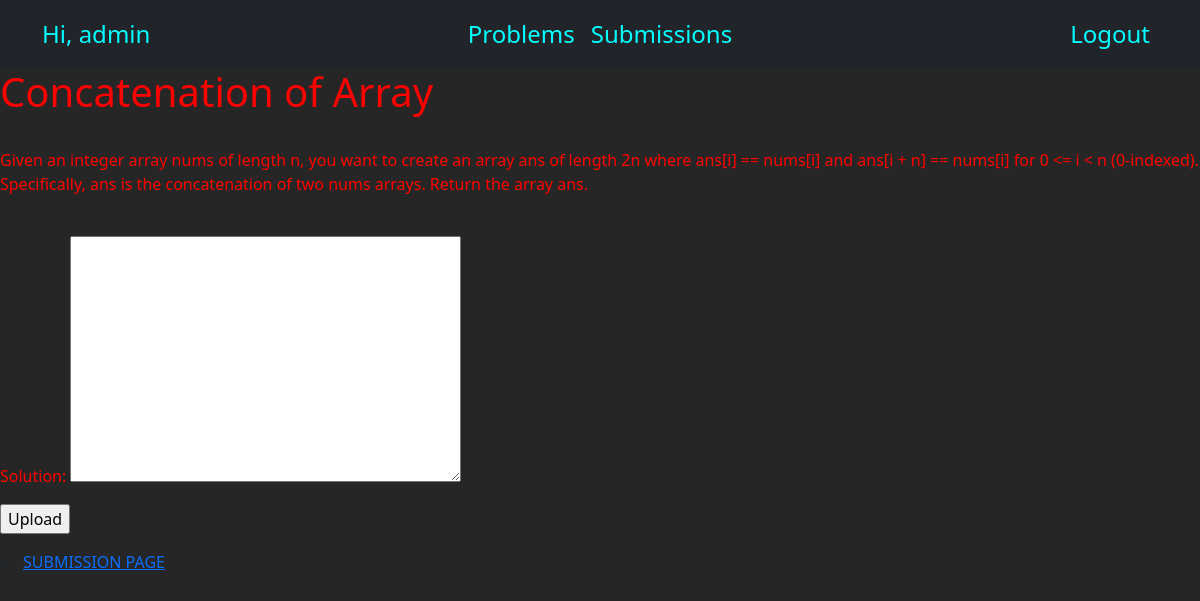
Page /OJ/problem/Concatenation of Array (signed in) on the committed database.
### OJ/models.py (models this page shows, shortened)
class Problem(models.Model):
    prob_name = models.CharField(max_length=100)
    prob_desc = models.CharField(max_length=10000)
    prob_diff = models.CharField(max_length=50)
    score = models.FloatField(default=0)

### OJ/views.py (the view)
# urls.py: path('problem/<str:question_name>',views.problem_details,name='problem_details'),
def problem_details(request, question_name):
    problem = get_object_or_404(Problem,prob_name=question_name)
    if request.method == 'POST':
        form = SubmitedCode(request.POST)
        if form.is_valid():
            code = form.cleaned_data['solution']
            submission = Submission()
            submission.user_Id = request.user
            submission.probId = problem
            submission.verdict = compiler(code,problem.pk)
            submission.save()
            try:
                userscore =User_score.objects.get(user_Id__pk= request.user.id )
                userscore.score = userscore.score + problem.score
                userscore.save()
            except:
                userscore = User_score(user_Id=request.user,score = problem.score)
                userscore.save()
    else:
        form = SubmitedCode()
    template = loader.get_template('OJ/detail.html')
    context = {'problem':problem,'form':form}
    return HttpResponse(template.render(context,request))

### OJ/forms.py
class SubmitedCode(forms.Form):
   solution = forms.CharField(widget=forms.Textarea)

### OJ/templates/OJ/detail.html (shortened to what this page needs)
<html>
<head>
		  <link href="https://cdn.jsdelivr.net/npm/bootstrap@5.0.2/dist/css/bootstrap.min.css" rel="stylesheet"
>
	  </head>
	  <div class="user_info">
		  {% if user.is_authenticated %}
		  <nav class="navbar navbar-light navbar-expand-md bg-dark justify-content-center">
			  <div class="container">
				  <a href="#" class="navbar-brand d-flex w-50 me-auto links_tag">Hi, {{user.username}} </a>
				  <div class="navbar-collapse collapse w-100" id="collapsingNavbar3">
					  <ul class="navbar-nav w-100 justify-content-center">
						  <li class="nav-item active">
							  <a class="nav-link links_tag" href="{% url 'OJ:problem' %}">Problems</a>
						  </li>
						  <li class="nav-item">
							  <a class="nav-link links_tag" href="{% url 'OJ:user_submission' %}">Submissions</a>
						  </li>
					  </ul>
					  <ul class="nav navbar-nav ms-auto w-100 justify-content-end">
						  <li class="nav-item">
							  <a class="nav-link links_tag" href="{% url 'OJ:logout' %}">Logout</a>
						  </li>
					  </ul>
				  </div>
			  </div>
		  </nav>
		  {% endif %}
	  </div>
</head>
<body>
	<div class="container_p" style="color:red;">
{% if problem %}
	<h1>{{problem.prob_name}}</h1><br/>
	<p>{{problem.prob_desc}}</p><br/>
	<form  method="POST">
		{{form.as_p}}
	<input type="submit" value="Upload">
	</form>
</div>
{% endif %}
<li><a href="{% url 'OJ:user_submission' %}">SUBMISSION PAGE</a></li>
</body>
</html>

### OJ/templates/OJ/detail.html (style rules this page uses)
body { background-color: #262626; }
.links_tag { color: cyan !important; font-size: x-large !important; }

### rows in the picture
Problem: prob_name "Concatenation of Array", prob_desc "Given an integer array nums of length n, you want to create an array ans of length 2n where ans[i] == nums[i] and ans[i + n] == nums[i] for 0 <= i < n (0-indexed). Specifically, ans is the concatenation of two nums arrays. Return the array ans."

### other values in the picture
{{ user.username }} "admin"
